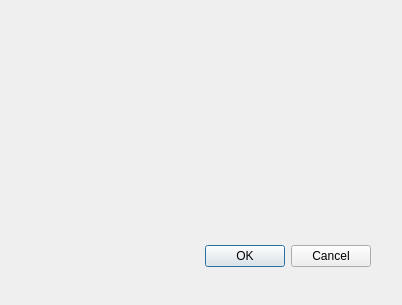
<?xml version="1.0" encoding="UTF-8"?>
<ui version="4.0">
 <class>Dialog</class>
 <widget class="QDialog" name="Dialog">
  <property name="geometry">
   <rect>
    <x>0</x>
    <y>0</y>
    <width>402</width>
    <height>305</height>
   </rect>
  </property>
  <property name="windowTitle">
   <string>Dialog</string>
  </property>
  <widget class="QDialogButtonBox" name="buttonBox">
   <property name="geometry">
    <rect>
     <x>30</x>
     <y>240</y>
     <width>341</width>
     <height>32</height>
    </rect>
   </property>
   <property name="orientation">
    <enum>Qt::Horizontal</enum>
   </property>
   <property name="standardButtons">
    <set>QDialogButtonBox::Cancel|QDialogButtonBox::Ok</set>
   </property>
  </widget>
 </widget>
 <resources/>
 <connections>
  <connection>
   <sender>buttonBox</sender>
   <signal>accepted()</signal>
   <receiver>Dialog</receiver>
   <slot>accept()</slot>
   <hints>
    <hint type="sourcelabel">
     <x>248</x>
     <y>254</y>
    </hint>
    <hint type="destinationlabel">
     <x>157</x>
     <y>274</y>
    </hint>
   </hints>
  </connection>
  <connection>
   <sender>buttonBox</sender>
   <signal>rejected()</signal>
   <receiver>Dialog</receiver>
   <slot>reject()</slot>
   <hints>
    <hint type="sourcelabel">
     <x>316</x>
     <y>260</y>
    </hint>
    <hint type="destinationlabel">
     <x>286</x>
     <y>274</y>
    </hint>
   </hints>
  </connection>
 </connections>
</ui>
